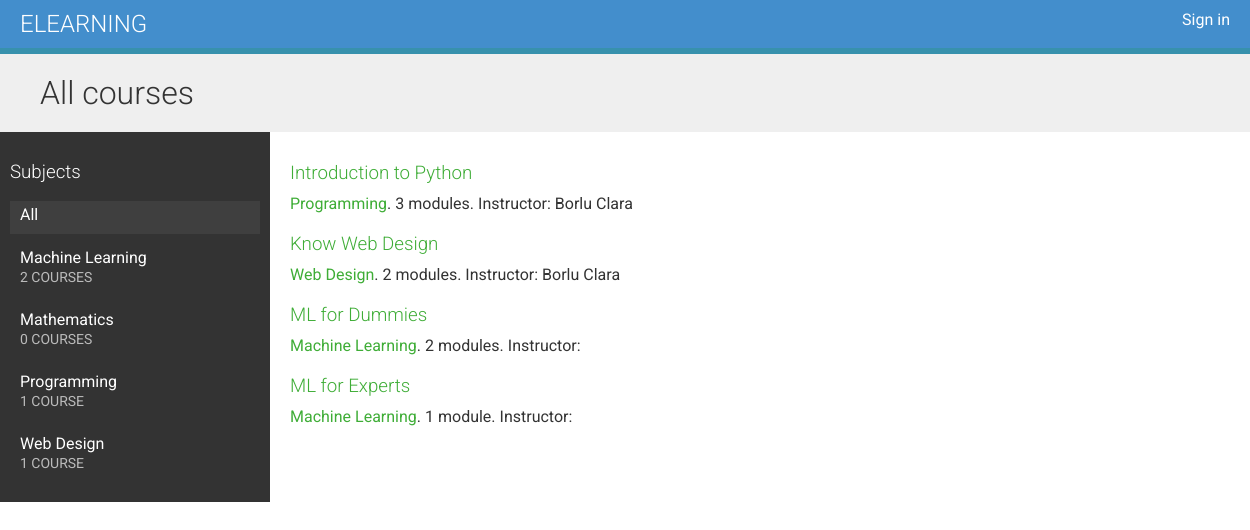
The page / on the database its author committed.
### courses/models.py (models this page shows, shortened)
class Subject(models.Model):
    title = models.CharField(max_length=150)
    slug = models.SlugField(max_length=150, unique=True)
    class Meta:
        ordering = ['title']
    def __str__(self):
        return self.title

class Course(models.Model):
    instructor = models.ForeignKey(User, related_name='courses_created', on_delete=models.CASCADE)
    subject = models.ForeignKey(Subject, related_name='courses', on_delete=models.CASCADE)
    title = models.CharField(max_length=150)
    slug = models.SlugField(max_length=200, unique=True)
    overview = models.TextField()
    created = models.DateTimeField(auto_now_add=True)
    students = models.ManyToManyField(User, related_name='courses_enrolled', blank=True)
    class Meta:
        ordering = ['-created']

### courses/views.py (the view)
# urls.py: path('', CourseListView.as_view(), name='all_course_list'),
class CourseListView(TemplateResponseMixin, View):
    model = Course
    template_name = 'courses/student_course_list.html'
    def get(self, request, subject=None):
        subjects = cache.get('all_subjects')
        if not subjects:
            subjects = Subject.objects.annotate(total_courses=Count('courses'))
            cache.set('all_subjects', subjects)
        all_courses = Course.objects.annotate(total_modules=Count('modules'))
        if subject:
            subject =get_object_or_404(Subject, slug=subject)
            key = f'subject_{subject.id}_courses'
            courses = cache.get(key)
            if not courses:
                courses = all_courses.filter(subject=subject)
                cache.set(key, courses)
        else:
            courses = cache.get('all_courses')
            if not courses:
                courses = all_courses
                cache.set('all_courses', courses)
        return self.render_to_response({'subjects':subjects, 'subject':subject, 'courses':courses})

### templates/courses/student_course_list.html (shortened to what this page needs)
{% extends "_base.html" %}
{% block content %}
  <h1>
    {% if subject %}
      {{ subject.title }} courses
    {% else %}
      All courses
    {% endif %}
  </h1>
  <div class="contents">
    <h3>Subjects</h3>
    <ul id="modules">
      <li {% if not subject %}class="selected"{% endif %}>
        <a href="{% url 'all_course_list' %}">All</a>
      </li>
      {% for subj in subjects %}
        {% with subj.total_courses as total_courses %}
        <li {% if subject == subj %}class="selected"{% endif %}>
          <a href="{% url 'course_list_subject' subj.slug %}">
            {{ subj.title }}
            <br><span>{{ total_courses }} course{{ total_courses|pluralize}}</span>
          </a>
        </li>
        {% endwith %}
      {% endfor %}
    </ul>
  </div>
  <div class="module">
    {% for course in courses %}
      {% with subject=course.subject  total_modules=course.total_modules %}
        <h3>
          <a href="{% url 'course_detail' course.slug %}">
            {{ course.title }}
          </a>
        </h3>
        <p>
          <a href="{% url 'course_list_subject' subject.slug %}">{{ subject }}</a>.
            {{ total_modules }} module{{ total_modules|pluralize }}.
            Instructor: {{ course.instructor.get_full_name }}
        </p>
      {% endwith %}
    {% endfor %}
  </div>
{% endblock %}

### templates/_base.html (shortened to what this page needs)
{% load static %}
<!DOCTYPE html>
<html>
<head>
  <link href="{% static "css/base.css" %}" rel="stylesheet">
</head>
<body>
  <div id="header">
    <a href="/" class="logo">Elearning</a>
    <ul class="menu">
      {% if request.user.is_authenticated %}
        <li><a href="{% url "logout" %}">Sign out</a></li>
      {% else %}
        <li><a href="{% url "login" %}">Sign in</a></li>
      {% endif %}
    </ul>
  </div>
  <div id="content">
    {% block content %}
    {% endblock %}
  </div>
</body>
</html>

### static/css/base.css (style rules this page uses)
body { margin:0; font-family:'Roboto', sans-serif; font-weight:400; color:#333; }
a { color:#3fad37; text-decoration:none; }
ul { float:left; }
h1, h2, h3, h4, h5, h6 { font-family:'Roboto', sans-serif; font-weight:300; }
h1 { background:#efefef; width:100%; overflow:auto; padding:20px 0 20px 40px; margin:0; }
.module { padding:10px 20px; float:left; width:600px; }
.module h3 { margin:20px 0 0; padding:0; width:100%; }
.module p { margin:10px 0 20px; width:100%; float:left; }
#header { background:#438ecc; overflow:auto; padding:10px 20px; border-bottom:6px solid #3791ad; }
#header .logo { text-decoration:none; font-family:'Roboto', sans-serif; font-weight:300; text-transform:uppercase; font-size:24px; color:#fff; float:left; }
#header a { color:#fff; }
#header .menu { list-style:none; float:right; margin:0; padding:0; }
.contents { width:20%; padding:10px; float:left; background:#333; color: #fff; font-family:'Roboto', sans-serif; }
.contents ul { list-style:none; margin:0; padding:0; width:100%; }
.contents ul li { margin:0 0 10px 0; padding:4px 10px 10px; overflow:auto; cursor:move; }
.contents ul li.selected { background:#3f3f3f; }
.contents ul span { text-transform:uppercase; color:#bbb; font-size:14px; }
.contents ul a { display:block; color:#fff; text-decoration:none; }

### rows shown on the page
Subject: title "Machine Learning", total_courses "2"
Subject: title "Mathematics", total_courses "0"
Subject: title "Programming", total_courses "1"
Subject: title "Web Design", total_courses "1"
Course: title "Introduction to Python", subject "Programming", total_modules "3", instructor.get_full_name "Borlu Clara"
Course: title "Know Web Design", subject "Web Design", total_modules "2", instructor.get_full_name "Borlu Clara"
Course: title "ML for Dummies", subject "Machine Learning", total_modules "2"
Course: title "ML for Experts", subject "Machine Learning", total_modules "1"
